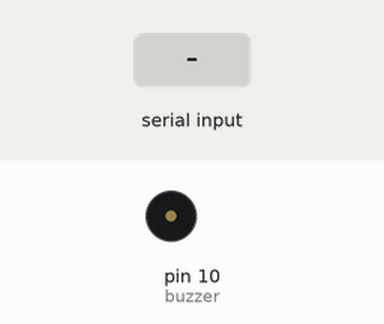
A sketch run on a simulated Arduino Uno, built with avr-gcc and run on an emulated ATmega328P. On the bench: buzzer (waves = sounding, pin HIGH). The inputs (shaded band) are chosen by the test bench.

Above: at 1.2 s.
1.3 s: "2" received over Serial
At 2.1 s:
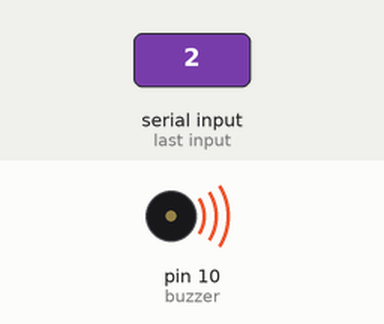
2.9 s: "1" received over Serial
At 3.4 s:
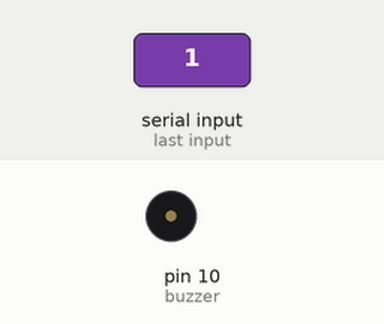
Timing chart, 0 to 5.9 s (numbered marks = the images above; inputs shaded):
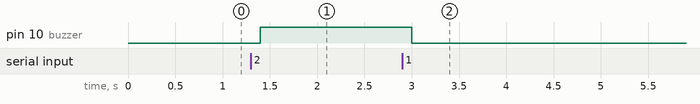

Measured:
- after the input at 1.3 s, pin 10 (buzzer): LOW → HIGH after 0.10 s
- after the input at 2.9 s, pin 10 (buzzer): HIGH → LOW after 0.10 s

The sketch:

MASKER.ino
```cpp
#define buzzer 10

char result;
void setup() {
  Serial.begin(9600);
  pinMode(buzzer,OUTPUT);

}

void loop() {
  while (Serial.available() >0) {
    result = Serial.read();
    switch (result){
      case'1':
      digitalWrite(buzzer,LOW);
      break;
      case'2':
      digitalWrite(buzzer,HIGH);
      break;
    }
  }
  delay(100);


}
```
